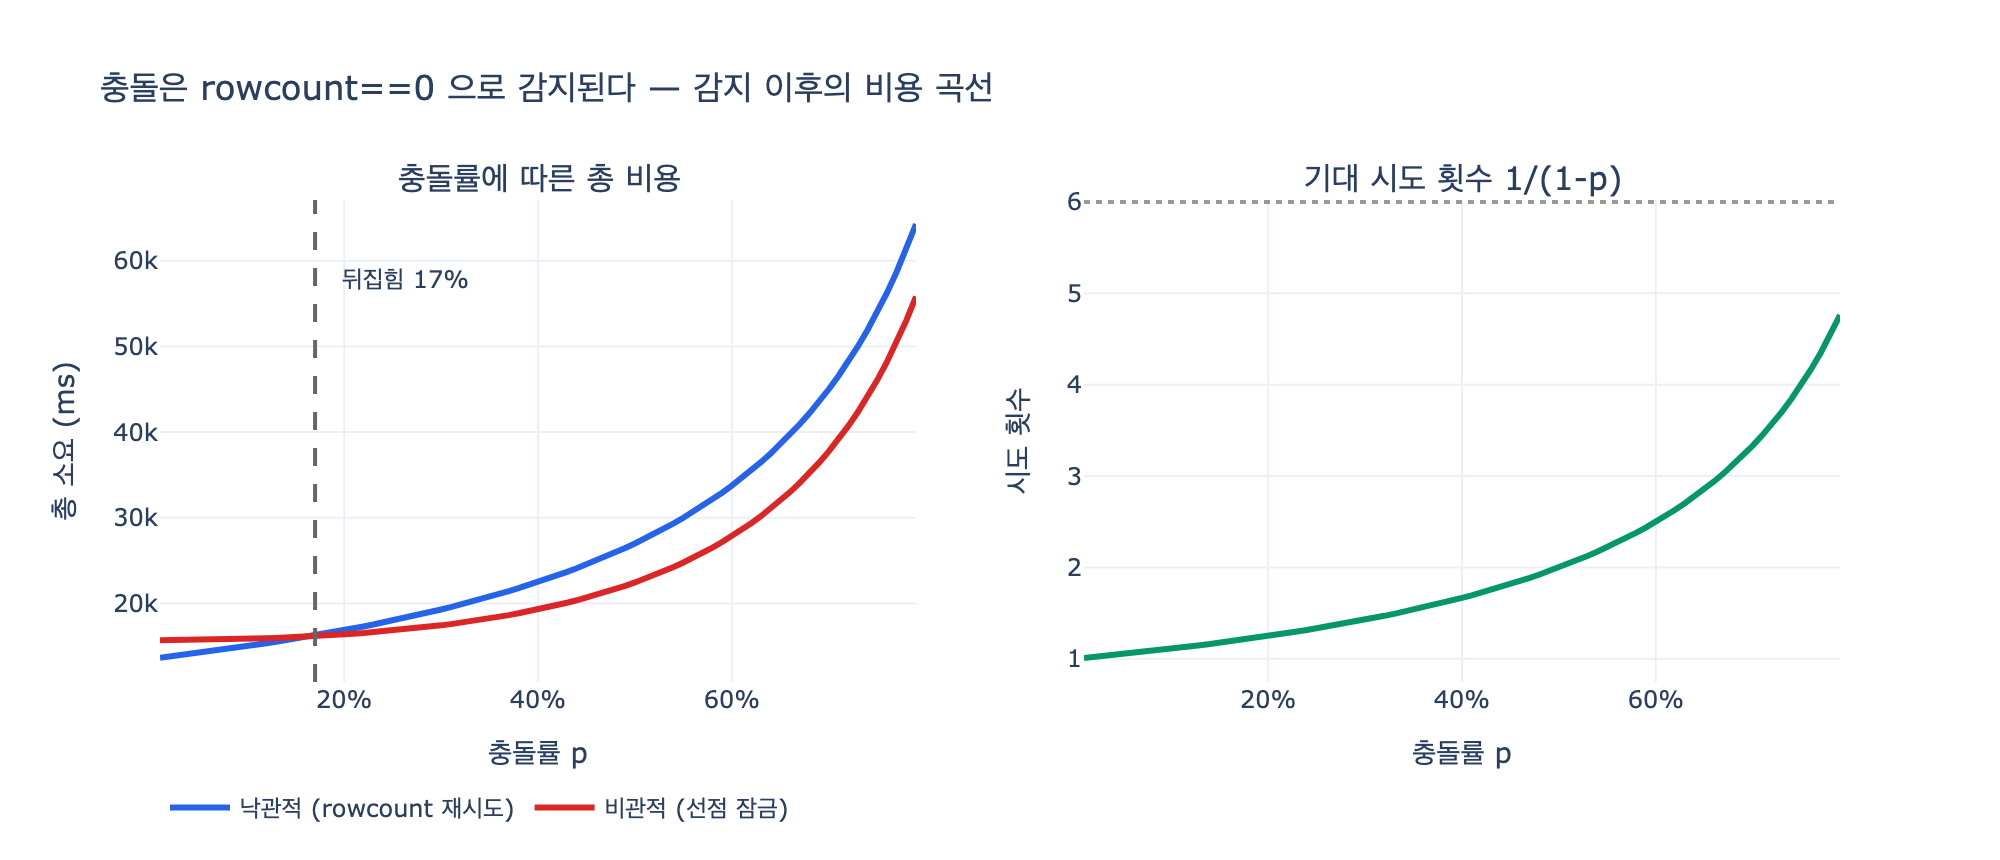

Recreate this plot in Python.
# %% [markdown]
# # 낙관적 잠금에서 충돌은 어떻게 감지되는가
#
# **답: 에러가 아니라 `0행 갱신`으로 온다. `rowcount`를 봐야 한다.**
#
# 이 스크립트는 sqlite3(표준 라이브러리)만으로 다음을 순서대로 보여준다.
#
# 1. 잃어버린 갱신(lost update)이 **예외 없이** 일어나는 모습
# 2. `UPDATE ... WHERE id=? AND version=?` 가 충돌 시 **예외를 안 던지고** `rowcount == 0` 을 돌려주는 모습
# 3. `rowcount` 를 안 보면 충돌이 그대로 「성공」으로 로그에 찍히는 모습
# 4. `rowcount` 를 보고 재시도하는 루프
# 5. 진짜 스레드 경쟁에서의 동작
# 6. `rowcount` 를 쓸 때의 함정들
# 7. 충돌률에 따른 낙관적/비관적 비용 곡선 시각화
#
# 필요 패키지: plotly, kaleido (마지막 시각화 셀에서만 사용. 나머지는 표준 라이브러리만)

# %%
# 필요 패키지: plotly, kaleido  (설치: pip install plotly kaleido)
import random
import sqlite3
import threading
import time


def _show(fig):
    try:
        from IPython import get_ipython
        if get_ipython() is not None:
            fig.show()
    except ImportError:
        pass


DDL = "CREATE TABLE node (id TEXT PRIMARY KEY, props TEXT, version INTEGER);"


def fresh():
    """노드 한 개짜리 인메모리 그래프 저장소. version 칼럼이 핵심이다."""
    db = sqlite3.connect(":memory:", check_same_thread=False)
    db.executescript(DDL)
    db.execute("INSERT INTO node VALUES ('t1', '팀장=박민수;인원=3', 1)")
    db.commit()
    return db


def parse(s):
    return dict(p.split("=") for p in s.split(";") if p)


def dump(d):
    return ";".join(f"{k}={v}" for k, v in sorted(d.items()))


db = fresh()
print(db.execute("SELECT id, props, version FROM node").fetchone())
# 출력: ('t1', '팀장=박민수;인원=3', 1)
# (INSERT 한 문자열이 그대로 나온다. dump() 정렬은 아래에서 쓴다)

# %% [markdown]
# ## 1. 잃어버린 갱신 — 에러가 안 난다
#
# 두 에이전트 A, B 가 **같은 옛 상태를 읽고** 각자 다른 필드를 고친 뒤 **통째로** 쓴다.
# 스레드 없이 순서만 인터리빙해도 결과는 똑같다.

# %%
db = fresh()

# A 가 읽는다
props_a = parse(db.execute("SELECT props FROM node WHERE id='t1'").fetchone()[0])
# B 도 (A 가 쓰기 전에) 읽는다  ← 여기가 창(window)이다
props_b = parse(db.execute("SELECT props FROM node WHERE id='t1'").fetchone()[0])

props_a["팀장"] = "이서연"   # A 의 판단 (모델 호출이라 치자, 느리다)
props_b["인원"] = "5"        # B 의 판단

# A 가 통째로 쓴다
cur_a = db.execute("UPDATE node SET props=? WHERE id='t1'", (dump(props_a),))
# B 가 통째로 쓴다
cur_b = db.execute("UPDATE node SET props=? WHERE id='t1'", (dump(props_b),))
db.commit()

print("A rowcount =", cur_a.rowcount, " B rowcount =", cur_b.rowcount)
print("최종 상태 :", db.execute("SELECT props FROM node WHERE id='t1'").fetchone()[0])
print("예외 발생 : 없음")
# 출력: A rowcount = 1  B rowcount = 1
# 출력: 최종 상태 : 인원=5;팀장=박민수
# 출력: 예외 발생 : 없음
#
# → 「팀장=이서연」이 사라졌다. 둘 다 rowcount 1 (성공)이고 예외도 없다.
#   로그에는 성공만 찍힌다. 이게 잃어버린 갱신의 성질이다.

# %% [markdown]
# ## 2. 낙관적 잠금 — WHERE 절에 version 을 넣는다
#
# $$\text{UPDATE node SET props}=?,\ \text{version}=\text{version}+1
# \quad \text{WHERE id}=?\ \wedge\ \text{version}=v_{\text{read}}$$
#
# 읽을 때의 버전 $v_{\text{read}}$ 를 WHERE 조건에 넣는다.
# 그 사이 누가 고쳤으면 저장된 버전이 $v_{\text{read}}+1$ 이 되어 **WHERE 가 아무 행도 못 찾는다**.
#
# SQL 문법은 완벽하고 트랜잭션도 정상이므로 **DB 는 에러를 낼 이유가 없다.**
# 그냥 「0행을 고쳤다」고 조용히 성공한다. 그 0이 충돌 신호다.

# %%
db = fresh()

# A 와 B 가 같은 시점을 읽는다 (props, version)
pa, va = db.execute("SELECT props, version FROM node WHERE id='t1'").fetchone()
pb, vb = db.execute("SELECT props, version FROM node WHERE id='t1'").fetchone()
print(f"A 가 읽은 version = {va},  B 가 읽은 version = {vb}")

da, dbp = parse(pa), parse(pb)
da["팀장"] = "이서연"
dbp["인원"] = "5"

# A 가 먼저 쓴다 — 버전이 그대로라 성공
cur_a = db.execute(
    "UPDATE node SET props=?, version=version+1 WHERE id='t1' AND version=?",
    (dump(da), va))
db.commit()
print(f"A: rowcount={cur_a.rowcount}  → {'성공' if cur_a.rowcount == 1 else '충돌'}")

# B 가 뒤이어 쓴다 — 버전이 이미 2라 WHERE version=1 이 안 맞는다
cur_b = db.execute(
    "UPDATE node SET props=?, version=version+1 WHERE id='t1' AND version=?",
    (dump(dbp), vb))
db.commit()
print(f"B: rowcount={cur_b.rowcount}  → {'성공' if cur_b.rowcount == 1 else '충돌'}")

print("예외 :", "없음")
print("최종 :", db.execute("SELECT props, version FROM node WHERE id='t1'").fetchone())
# 출력: A 가 읽은 version = 1,  B 가 읽은 version = 1
# 출력: A: rowcount=1  → 성공
# 출력: B: rowcount=0  → 충돌
# 출력: 예외 : 없음
# 출력: 최종 : ('인원=3;팀장=이서연', 2)
#
# → B 의 UPDATE 는 예외를 던지지 않았다. rowcount 가 0 일 뿐이다.
#   try/except 로는 절대 이 충돌을 못 잡는다.

# %% [markdown]
# ## 3. `rowcount` 를 안 보면 어떻게 되나
#
# 낙관적 잠금을 「걸어 놓기만」 하고 반환값을 안 보는 코드는
# 충돌을 **성공으로 로그에 남긴다.** 잃어버린 갱신과 증상이 똑같아진다.

# %%
def write_without_check(db, field, value, ver, props):
    """version 조건은 걸었는데 rowcount 를 안 본다. 흔한 버그."""
    d = parse(props)
    d[field] = value
    db.execute("UPDATE node SET props=?, version=version+1 "
               "WHERE id='t1' AND version=?", (dump(d), ver))
    db.commit()
    return "저장 완료"          # ← 거짓말


db = fresh()
pa, va = db.execute("SELECT props, version FROM node WHERE id='t1'").fetchone()
pb, vb = db.execute("SELECT props, version FROM node WHERE id='t1'").fetchone()

print("A:", write_without_check(db, "팀장", "이서연", va, pa))
print("B:", write_without_check(db, "인원", "5", vb, pb))
print("최종 :", db.execute("SELECT props, version FROM node WHERE id='t1'").fetchone())
# 출력: A: 저장 완료
# 출력: B: 저장 완료
# 출력: 최종 : ('인원=3;팀장=이서연', 2)
#
# → B 의 「인원=5」는 반영되지 않았는데 「저장 완료」라고 보고했다.
#   감지 장치는 있었지만 아무도 눈금을 안 읽었다.

# %% [markdown]
# ## 4. 제대로 된 형태 — rowcount 를 보고 재시도한다
#
# 재시도 횟수의 기댓값은 충돌 확률 $p$ 에 대해
#
# $$E[\text{시도}] = \sum_{k=1}^{\infty} k\,(1-p)p^{\,k-1} = \frac{1}{1-p}$$
#
# 이다. $p$ 가 1에 가까워지면 급격히 발산한다 (마지막 시각화 셀 참고).

# %%
def optimistic_update(db, field, value, lock, stats, delay=0.0, max_tries=5):
    """읽기 → 판단 → (버전 확인 + 쓰기). rowcount 로 충돌을 감지한다."""
    for attempt in range(max_tries):
        with lock:
            props, ver = db.execute(
                "SELECT props, version FROM node WHERE id='t1'").fetchone()
        d = parse(props)
        time.sleep(delay)                       # 판단 시간 (모델 호출 등)
        d[field] = value
        with lock:
            cur = db.execute(
                "UPDATE node SET props=?, version=version+1 "
                "WHERE id='t1' AND version=?", (dump(d), ver))
            db.commit()
            rc = cur.rowcount                   # ★ 여기가 감지 지점
        if rc == 1:
            stats["성공"] += 1
            stats["재시도"] += attempt
            return True
        stats["충돌"] += 1
        time.sleep(random.uniform(0.001, 0.005))   # 지수 백오프 + 흔들기
    stats["포기"] += 1
    return False


LOCK = threading.Lock()
db = fresh()
stats = {"성공": 0, "충돌": 0, "재시도": 0, "포기": 0}

optimistic_update(db, "팀장", "이서연", LOCK, stats)
optimistic_update(db, "인원", "5", LOCK, stats)
print("최종 :", db.execute("SELECT props, version FROM node WHERE id='t1'").fetchone())
print("통계 :", stats)
# 출력: 최종 : ('인원=5;팀장=이서연', 3)
# 출력: 통계 : {'성공': 2, '충돌': 0, '재시도': 0, '포기': 0}
#
# → 순차 실행이라 충돌이 안 났다. 둘 다 반영됐고 version 이 1→3 으로 올랐다.

# %% [markdown]
# ## 5. 진짜 스레드로 경쟁시키기
#
# 판단 시간(`delay`)을 겹치게 만들어 실제 충돌을 유발한다.
# 충돌은 여전히 예외가 아니라 `rowcount == 0` 으로만 나타난다.

# %%
random.seed(31)
db = fresh()
stats = {"성공": 0, "충돌": 0, "재시도": 0, "포기": 0}

jobs = [("팀장", "이서연", 0.20), ("인원", "5", 0.05)]
threads = [threading.Thread(target=optimistic_update,
                           args=(db, f, v, LOCK, stats, d))
           for f, v, d in jobs]
for t in threads:
    t.start()
    time.sleep(0.02)          # 읽는 시점을 겹치게 만든다
for t in threads:
    t.join()

final = db.execute("SELECT props, version FROM node WHERE id='t1'").fetchone()
print("최종 :", final)
print("통계 :", stats)
props = parse(final[0])
print("둘 다 반영 :", props.get("팀장") == "이서연" and props.get("인원") == "5")
# 출력: 최종 : ('인원=5;팀장=이서연', 3)
# 출력: 통계 : {'성공': 2, '충돌': 1, '재시도': 1, '포기': 0}
# 출력: 둘 다 반영 : True
#
# → 충돌 1건이 rowcount==0 으로 감지됐고, 재시도 1회로 둘 다 살았다.
#   (스레드 스케줄링에 따라 충돌 횟수는 실행마다 달라질 수 있다)

# %% [markdown]
# ## 6. `rowcount` 함정 모음
#
# | 상황 | `cursor.rowcount` | 주의 |
# |---|---|---|
# | `SELECT` | `-1` | 조회에는 의미 없는 값 |
# | 조건이 안 맞는 `UPDATE` | `0` | **충돌 신호** |
# | 정상 `UPDATE` | `1` | 성공 |
# | 값이 같아도 WHERE 가 맞음 | `1` | sqlite 는 "matched" 가 아니라 "changed" 를 세지만, WHERE 가 맞으면 재기록되어 1 |
# | 없는 id 를 `UPDATE` | `0` | **충돌과 구별이 안 된다** ← 삭제된 노드인지 버전 충돌인지 따로 확인해야 함 |
# | `executemany` | 누적 합 | 배치에서는 개별 실패를 못 가린다 |
#
# 특히 마지막 두 줄이 중요하다. `rowcount == 0` 만으로는
# 「버전이 바뀌었다」와 「행이 아예 사라졌다」를 구별할 수 없다.

# %%
db = fresh()

cur = db.execute("SELECT * FROM node")
print("SELECT            rowcount =", cur.rowcount)

cur = db.execute("UPDATE node SET props=props WHERE id='t1' AND version=1")
print("조건 맞음          rowcount =", cur.rowcount)

cur = db.execute("UPDATE node SET props=props WHERE id='t1' AND version=999")
print("버전 불일치        rowcount =", cur.rowcount)

cur = db.execute("UPDATE node SET props=props WHERE id='없는노드' AND version=1")
print("행 자체가 없음      rowcount =", cur.rowcount)

cur = db.executemany(
    "UPDATE node SET props=props WHERE id=? AND version=?",
    [("t1", 1), ("t1", 999), ("없는노드", 1)])
print("executemany 3건    rowcount =", cur.rowcount)
db.commit()
# 출력: SELECT            rowcount = -1
# 출력: 조건 맞음          rowcount = 1
# 출력: 버전 불일치        rowcount = 0
# 출력: 행 자체가 없음      rowcount = 0
# 출력: executemany 3건    rowcount = 1
#
# → 0 이 두 가지 원인에서 나온다. 그래서 rowcount==0 을 만나면
#   보통 재조회해서 「행이 있나 / 버전이 몇인가」를 확인한 뒤
#   충돌 재시도인지 삭제 예외인지를 가른다.

# %%
def update_with_diagnosis(db, field, value, ver):
    """rowcount==0 의 원인을 갈라 본다."""
    props = db.execute("SELECT props FROM node WHERE id='t1'").fetchone()
    if props is None:
        return "행 없음(삭제됨)"
    d = parse(props[0])
    d[field] = value
    cur = db.execute("UPDATE node SET props=?, version=version+1 "
                     "WHERE id='t1' AND version=?", (dump(d), ver))
    db.commit()
    if cur.rowcount == 1:
        return "성공"
    row = db.execute("SELECT version FROM node WHERE id='t1'").fetchone()
    if row is None:
        return "삭제됨 → 재시도해도 소용없음"
    return f"버전 충돌 (기대 {ver}, 실제 {row[0]}) → 재시도"


db = fresh()
print(update_with_diagnosis(db, "팀장", "이서연", 1))
print(update_with_diagnosis(db, "인원", "5", 1))     # 이미 2로 올라갔다
db.execute("DELETE FROM node WHERE id='t1'")
db.commit()
print(update_with_diagnosis(db, "인원", "5", 2))
# 출력: 성공
# 출력: 버전 충돌 (기대 1, 실제 2) → 재시도
# 출력: 행 없음(삭제됨)

# %% [markdown]
# ## 7. 시각화 — 충돌률이 오르면 낙관적이 뒤집힌다
#
# 감지 자체는 `rowcount` 한 줄이지만, 감지 **이후 재시도 비용**이 방식의 우열을 가른다.
#
# $$\text{낙관적} = N \cdot \min\!\left(\frac{1}{1-p},\ K\right)\cdot(H + W)$$
# $$\text{비관적} = N \cdot (H + W + L) + N \cdot p \cdot \frac{p}{1-p}(H+W)$$
#
# $H$ = 판단 시간, $W$ = 쓰기 시간, $L$ = 잠금 획득 비용, $K$ = 최대 재시도.

# %%
import plotly.graph_objects as go
from plotly.subplots import make_subplots

HOLD_MS, WRITE_MS, LOCK_MS, N_OPS, MAX_TRIES = 12.0, 1.5, 2.2, 1000, 6


def expected_tries(p):
    return 1.0 / (1.0 - p) if p < 1 else float("inf")


def optimistic_cost(p):
    return N_OPS * min(expected_tries(p), MAX_TRIES) * (HOLD_MS + WRITE_MS)


def pessimistic_cost(p):
    total = N_OPS * (HOLD_MS + WRITE_MS + LOCK_MS)
    queue = (p / (1 - p)) * (HOLD_MS + WRITE_MS) if p < 1 else 0.0
    return total + N_OPS * p * queue


ps = [i / 100 for i in range(1, 80)]
opt = [optimistic_cost(p) for p in ps]
pes = [pessimistic_cost(p) for p in ps]
tries = [min(expected_tries(p), MAX_TRIES) for p in ps]

# 교차점 찾기
cross = next((p for p, o, q in zip(ps, opt, pes) if o > q), None)
print("뒤집히는 충돌률 :", f"{cross:.0%}" if cross else "없음")
# 출력: 뒤집히는 충돌률 : 17%

fig = make_subplots(
    rows=1, cols=2,
    subplot_titles=("충돌률에 따른 총 비용", "기대 시도 횟수 1/(1-p)"))

fig.add_trace(go.Scatter(x=ps, y=opt, name="낙관적 (rowcount 재시도)",
                         line=dict(color="#2563eb", width=3)), row=1, col=1)
fig.add_trace(go.Scatter(x=ps, y=pes, name="비관적 (선점 잠금)",
                         line=dict(color="#dc2626", width=3)), row=1, col=1)
if cross:
    fig.add_vline(x=cross, line=dict(color="#666", dash="dash"), row=1, col=1)
    fig.add_annotation(x=cross, y=max(opt) * 0.9, text=f"뒤집힘 {cross:.0%}",
                       showarrow=False, xshift=45, row=1, col=1)

fig.add_trace(go.Scatter(x=ps, y=tries, name="E[시도] = 1/(1-p)",
                         line=dict(color="#059669", width=3),
                         showlegend=False), row=1, col=2)
fig.add_hline(y=MAX_TRIES, line=dict(color="#999", dash="dot"), row=1, col=2)

fig.update_xaxes(title_text="충돌률 p", tickformat=".0%", row=1, col=1)
fig.update_xaxes(title_text="충돌률 p", tickformat=".0%", row=1, col=2)
fig.update_yaxes(title_text="총 소요 (ms)", row=1, col=1)
fig.update_yaxes(title_text="시도 횟수", row=1, col=2)
fig.update_layout(
    title="충돌은 rowcount==0 으로 감지된다 — 감지 이후의 비용 곡선",
    template="plotly_white", height=430, width=1000,
    legend=dict(orientation="h", y=-0.2))

_show(fig)
fig.write_image("expy.png", scale=2)
print("saved expy.png")
# 출력: saved expy.png

# %% [markdown]
# ## 정리
#
# - 낙관적 잠금의 충돌은 **예외(exception)로 오지 않는다.** SQL 은 정상이고 트랜잭션도 정상이다.
# - `UPDATE ... WHERE id=? AND version=?` 이 조건에 맞는 행을 못 찾으면
#   **0행을 갱신하고 조용히 성공**한다. 그 0이 유일한 충돌 신호다.
# - 따라서 반드시 `cursor.rowcount`(또는 드라이버별 등가물 — JDBC `executeUpdate()` 반환값,
#   ORM 의 `UPDATE ... RETURNING`, `db.query(...).rowsAffected`)를 확인해야 한다.
# - `rowcount` 를 안 보면 감지 장치를 달아 놓고 안 읽는 셈이라, 잃어버린 갱신과 증상이 같아진다.
# - `rowcount == 0` 은 「버전 충돌」과 「행 삭제됨」 둘 다에서 나온다. 재조회로 갈라야 한다.
# - 감지는 기술 문제라 일반 해법(`rowcount`)이 있지만, 감지 이후의 **해결**은 도메인 문제다.
